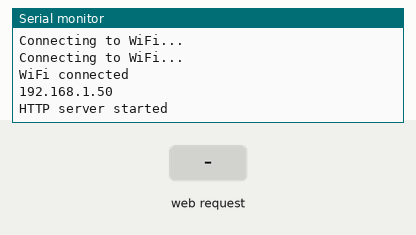
Recording of a sketch running on a simulated ESP8266 (NodeMCU). Parts: the last lines printed to the serial monitor. Inputs (shaded band) come from the test bench. WiFi joins after 1.5 s; servers stay silent unless stated.

Above: at 3.2 s.
3.3 s: HTTP request GET /setServo received
At 4.5 s:
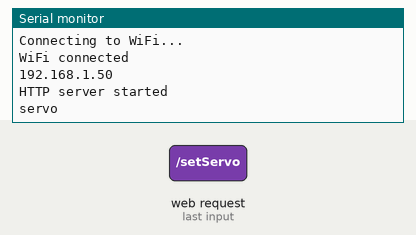
4.8 s: HTTP request GET /setServo?value=1 received
At 5.9 s:
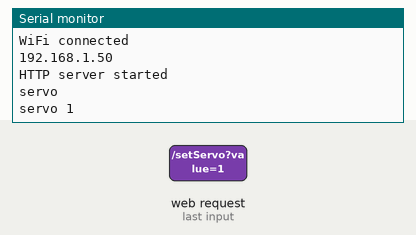

Measured:
- after the input at 3.3 s, the serial monitor: prints a new line at once (image 1)
- after the input at 4.8 s, the serial monitor: prints a new line at once (image 2)

The sketch:

ESP8266.ino
```cpp
/*
Dò line: A0
*/

#include <ESP8266WiFi.h>
#include <ESP8266WebServer.h>

const char *ssid = "oad";
const char *password = "00001111";

ESP8266WebServer server(80);

#define LINE_SENSOR A0

void setup() {
  Serial.begin(115200);

  // Kết nối đến WiFi
  WiFi.begin(ssid, password);
  while (WiFi.status() != WL_CONNECTED) {
    delay(1000);
    Serial.println("Connecting to WiFi...");
  }

  Serial.println("WiFi connected");
  Serial.println(WiFi.localIP());

  server.on("/", HTTP_GET, handleRoot);
  server.on("/lineValue", HTTP_GET, handleReadSensor); // Đổi tên đường dẫn thành /lineValue

  server.on("/setServo", HTTP_GET, handleSetServo); // Thêm đường dẫn để điều khiển servo

  server.begin();
  Serial.println("HTTP server started");
}

void loop() {
  server.handleClient();
}

void handleRoot() {
  int lineValue = analogRead(LINE_SENSOR); // Đọc giá trị từ cảm biến dò line
  int digitalLineValue = (lineValue > 500) ? 1 : 0; // Giả sử ngưỡng là 500, bạn có thể điều chỉnh ngưỡng này tùy thuộc vào cảm biến cụ thể của bạn
  String html = "<html><head><script>function updateValue() { var xhttp = new XMLHttpRequest(); xhttp.onreadystatechange = function() { if (this.readyState == 4 && this.status == 200) { document.getElementById('lineValue').innerHTML = this.responseText; } }; xhttp.open('GET', '/lineValue', true); xhttp.send(); } setInterval(updateValue, 1000);</script></head>";
  html += "<body><h1>Line Sensor Value</h1>";
  html += "<p>Digital Value: <span id='lineValue'>" + String(digitalLineValue) + "</span></p>"; // Hiển thị giá trị 1 hoặc 0 lên trang web
  html += "<p>Enter servo angle: <input type='text' id='servoValue'></p>";                      // Thêm ô input cho góc của servo
  html += "<button onclick='sendServoValue()'>Move Servo</button>";                              // Thêm nút gửi giá trị cho servo
  html += "</body><script>function sendServoValue() { var servoValue = document.getElementById('servoValue').value; var xhttp = new XMLHttpRequest(); xhttp.open('GET', '/setServo?value=' + servoValue, true); xhttp.send(); }</script></html>";
  server.send(200, "text/html", html);
}

void handleReadSensor() {
  int lineValue = analogRead(LINE_SENSOR); // Đọc giá trị từ cảm biến dò line
  int digitalLineValue = (lineValue > 500) ? 1 : 0; // Giả sử ngưỡng là 500, bạn có thể điều chỉnh ngưỡng này tùy thuộc vào cảm biến cụ thể của bạn
  server.send(200, "text/plain", String(digitalLineValue)); // Gửi giá trị số học 1 hoặc 0 về cho JavaScript cập nhật trang web
}

void handleSetServo() {
  String servoValue = server.arg("value");
  // Gửi lệnh điều khiển servo đến Arduino thông qua Serial
  Serial.println("servo " + servoValue);
  server.send(200, "text/plain", "Moved servo to angle: " + servoValue);
}
```
